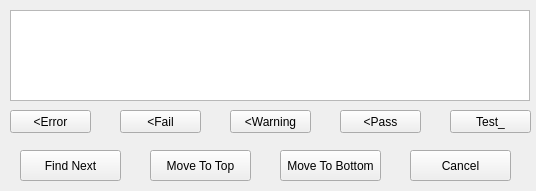
<?xml version="1.0" encoding="UTF-8"?>
<ui version="4.0">
 <class>Find</class>
 <widget class="QWidget" name="Find">
  <property name="geometry">
   <rect>
    <x>0</x>
    <y>0</y>
    <width>536</width>
    <height>191</height>
   </rect>
  </property>
  <property name="sizePolicy">
   <sizepolicy hsizetype="Fixed" vsizetype="Fixed">
    <horstretch>0</horstretch>
    <verstretch>0</verstretch>
   </sizepolicy>
  </property>
  <property name="windowTitle">
   <string>Find</string>
  </property>
  <widget class="QTextEdit" name="searchField">
   <property name="geometry">
    <rect>
     <x>10</x>
     <y>10</y>
     <width>520</width>
     <height>91</height>
    </rect>
   </property>
  </widget>
  <widget class="QPushButton" name="findErrorBtn">
   <property name="geometry">
    <rect>
     <x>10</x>
     <y>110</y>
     <width>81</width>
     <height>23</height>
    </rect>
   </property>
   <property name="text">
    <string>&lt;Error</string>
   </property>
  </widget>
  <widget class="QPushButton" name="findFailBtn">
   <property name="geometry">
    <rect>
     <x>120</x>
     <y>110</y>
     <width>81</width>
     <height>23</height>
    </rect>
   </property>
   <property name="text">
    <string>&lt;Fail</string>
   </property>
  </widget>
  <widget class="QPushButton" name="findWarnBtn">
   <property name="geometry">
    <rect>
     <x>230</x>
     <y>110</y>
     <width>81</width>
     <height>23</height>
    </rect>
   </property>
   <property name="text">
    <string>&lt;Warning</string>
   </property>
  </widget>
  <widget class="QPushButton" name="findPassBtn">
   <property name="geometry">
    <rect>
     <x>340</x>
     <y>110</y>
     <width>81</width>
     <height>23</height>
    </rect>
   </property>
   <property name="text">
    <string>&lt;Pass</string>
   </property>
  </widget>
  <widget class="QPushButton" name="findTestBtn">
   <property name="geometry">
    <rect>
     <x>450</x>
     <y>110</y>
     <width>81</width>
     <height>23</height>
    </rect>
   </property>
   <property name="text">
    <string>Test_</string>
   </property>
  </widget>
  <widget class="QPushButton" name="findNextBtn">
   <property name="geometry">
    <rect>
     <x>20</x>
     <y>150</y>
     <width>101</width>
     <height>31</height>
    </rect>
   </property>
   <property name="text">
    <string>Find Next</string>
   </property>
  </widget>
  <widget class="QPushButton" name="moveTopBtn">
   <property name="geometry">
    <rect>
     <x>150</x>
     <y>150</y>
     <width>101</width>
     <height>31</height>
    </rect>
   </property>
   <property name="text">
    <string>Move To Top</string>
   </property>
  </widget>
  <widget class="QPushButton" name="moveBotBtn">
   <property name="geometry">
    <rect>
     <x>280</x>
     <y>150</y>
     <width>101</width>
     <height>31</height>
    </rect>
   </property>
   <property name="text">
    <string>Move To Bottom</string>
   </property>
  </widget>
  <widget class="QPushButton" name="cancelBtn">
   <property name="geometry">
    <rect>
     <x>410</x>
     <y>150</y>
     <width>101</width>
     <height>31</height>
    </rect>
   </property>
   <property name="text">
    <string>Cancel</string>
   </property>
  </widget>
 </widget>
 <resources/>
 <connections/>
</ui>
